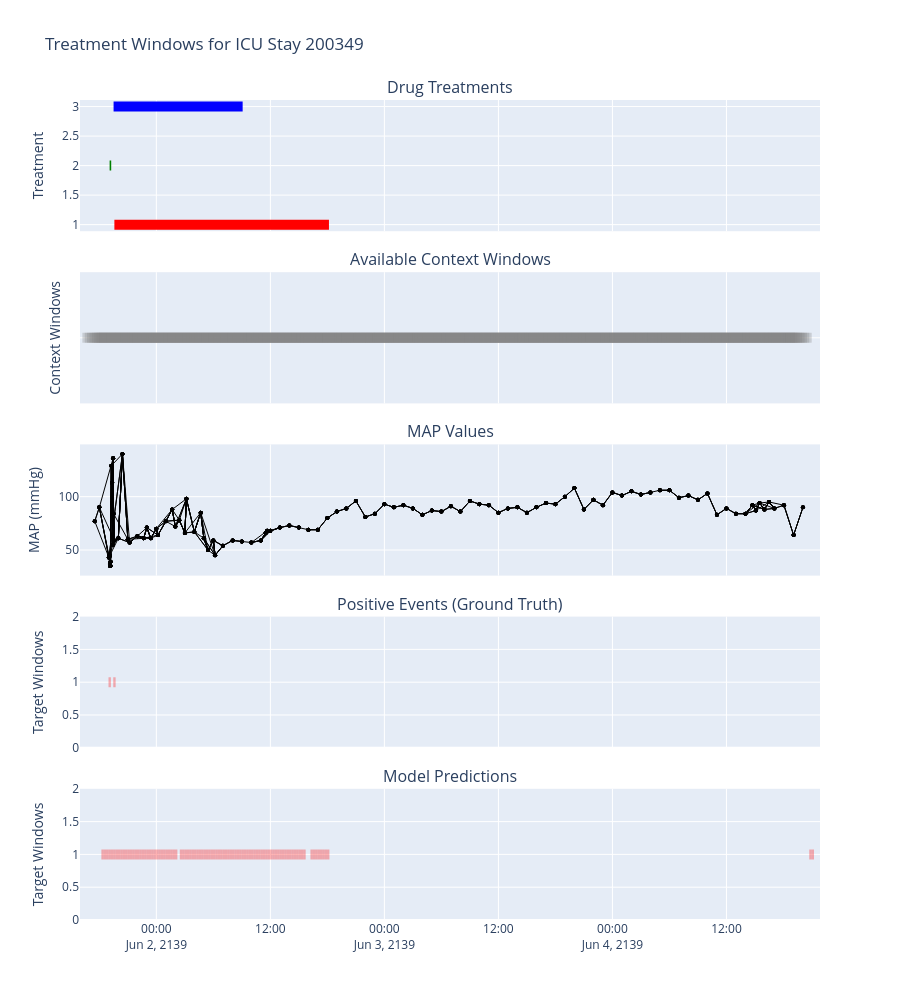

The notebook cell saved with this chart:
### Code cell
plot_positive_and_predicted_windows(icustay_id=200349)
